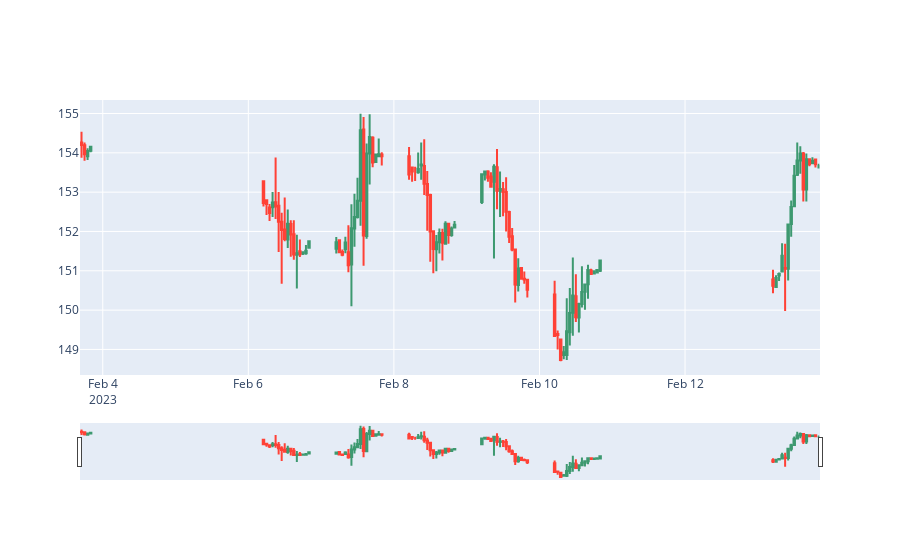

The cell this chart's notebook holds for it:
### Code cell
import plotly.graph_objects as go

import pandas as pd
from datetime import datetime

# df = pd.read_csv('https://raw.githubusercontent.com/plotly/datasets/master/finance-charts-apple.csv')

fig = go.Figure(data=[go.Candlestick(x=script_data.data['AAPL']['timestamp'],
                open=script_data.data['AAPL']['open'],
                high=script_data.data['AAPL']['high'],
                low=script_data.data['AAPL']['low'],
                close=script_data.data['AAPL']['close'])])

fig.show()
